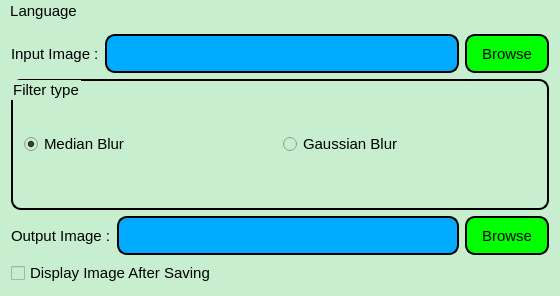
<?xml version="1.0" encoding="UTF-8"?>
<ui version="4.0">
 <class>MainWindow</class>
 <widget class="QMainWindow" name="MainWindow">
  <property name="geometry">
   <rect>
    <x>0</x>
    <y>0</y>
    <width>560</width>
    <height>296</height>
   </rect>
  </property>
  <property name="windowTitle">
   <string>Hello_Qt_OpenCV</string>
  </property>
  <property name="styleSheet">
   <string notr="true">*{
font: 75 11pt;
background-color: rgb(199, 238, 206);
}
QPushButton, QLineEdit, QGroupBox
{
border: 2px solid rgb(0, 0, 0);
border-radius: 10px;
min-width: 80px;
min-height: 35px;
}
QPushButton
{
background-color: rgb(0, 255, 0);
}
QLineEdit
{
background-color: rgb(0, 170, 255);
}
QPushButton:hover, QRadioButton:hover, QCheckBox:hover
{
color: red;
}
QPushButton:!hover, QRadioButton:!hover, QCheckBox:!hover
{
color: black;
}</string>
  </property>
  <widget class="QWidget" name="centralWidget">
   <layout class="QVBoxLayout" name="verticalLayout">
    <item>
     <layout class="QHBoxLayout" name="topHorizontalLayout">
      <item>
       <widget class="QLabel" name="inputLabel">
        <property name="text">
         <string>Input Image :</string>
        </property>
       </widget>
      </item>
      <item>
       <widget class="QLineEdit" name="inputLineEdit"/>
      </item>
      <item>
       <widget class="QPushButton" name="inputPushButton">
        <property name="text">
         <string>Browse</string>
        </property>
       </widget>
      </item>
     </layout>
    </item>
    <item>
     <widget class="QGroupBox" name="filterTypeGroupBox">
      <property name="title">
       <string>Filter type</string>
      </property>
      <layout class="QHBoxLayout" name="horizontalLayout_2">
       <item>
        <widget class="QRadioButton" name="medianBlurRadioButton">
         <property name="text">
          <string>Median Blur</string>
         </property>
         <property name="checked">
          <bool>true</bool>
         </property>
        </widget>
       </item>
       <item>
        <widget class="QRadioButton" name="gaussianBlurRadioButton">
         <property name="text">
          <string>Gaussian Blur</string>
         </property>
        </widget>
       </item>
      </layout>
     </widget>
    </item>
    <item>
     <layout class="QHBoxLayout" name="bottomHorizontalLayout">
      <item>
       <widget class="QLabel" name="outputLabel">
        <property name="text">
         <string>Output Image :</string>
        </property>
       </widget>
      </item>
      <item>
       <widget class="QLineEdit" name="outputLineEdit"/>
      </item>
      <item>
       <widget class="QPushButton" name="outputPushButton">
        <property name="text">
         <string>Browse</string>
        </property>
       </widget>
      </item>
     </layout>
    </item>
    <item>
     <widget class="QCheckBox" name="displayImageCheckBox">
      <property name="text">
       <string>Display Image After Saving</string>
      </property>
     </widget>
    </item>
   </layout>
  </widget>
  <widget class="QMenuBar" name="menuBar">
   <property name="geometry">
    <rect>
     <x>0</x>
     <y>0</y>
     <width>560</width>
     <height>28</height>
    </rect>
   </property>
   <widget class="QMenu" name="menuLanguage">
    <property name="title">
     <string>Language</string>
    </property>
    <addaction name="actionEnglish"/>
    <addaction name="actionGerman"/>
    <addaction name="actionTurkish"/>
   </widget>
   <addaction name="menuLanguage"/>
  </widget>
  <action name="actionTurkish">
   <property name="text">
    <string>Turkish</string>
   </property>
  </action>
  <action name="actionGerman">
   <property name="text">
    <string>German</string>
   </property>
  </action>
  <action name="actionEnglish">
   <property name="text">
    <string>English</string>
   </property>
  </action>
 </widget>
 <layoutdefault spacing="6" margin="11"/>
 <resources/>
 <connections/>
</ui>
